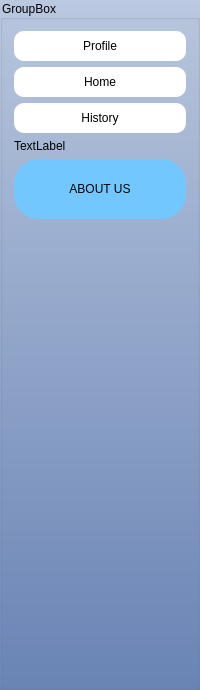
      <widget class="QGroupBox" name="groupBox">
       <property name="styleSheet">
        <string notr="true">QGroupBox
{
	background-color: qlineargradient(spread:pad, x1:0.5, y1:0, x2:0.5, y2:1, stop:0 rgba(186, 200, 224, 255), stop:1 rgba(106, 133, 182, 255));
}</string>
       </property>
       <property name="title">
        <string>GroupBox</string>
       </property>
       <layout class="QGridLayout" name="gridLayout">
        <item row="1" column="0">
         <spacer name="verticalSpacer_3">
          <property name="orientation">
           <enum>Qt::Orientation::Vertical</enum>
          </property>
          <property name="sizeHint" stdset="0">
           <size>
            <width>20</width>
            <height>457</height>
           </size>
          </property>
         </spacer>
        </item>
        <item row="0" column="0">
         <layout class="QGridLayout" name="gridLayout_3">
          <item row="2" column="0">
           <widget class="QPushButton" name="history">
            <property name="minimumSize">
             <size>
              <width>0</width>
              <height>30</height>
             </size>
            </property>
            <property name="styleSheet">
             <string notr="true">QPushButton{
border-radius:10px;
background-color:white;
color: rgb(0,0,0);
}</string>
            </property>
            <property name="text">
             <string>History</string>
            </property>
           </widget>
          </item>
          <item row="1" column="0">
           <widget class="QPushButton" name="home">
            <property name="minimumSize">
             <size>
              <width>0</width>
              <height>30</height>
             </size>
            </property>
            <property name="styleSheet">
             <string notr="true">QPushButton{
border-radius:10px;
background-color:white;
color: rgb(0,0,0);

}</string>
            </property>
            <property name="text">
             <string>Home</string>
            </property>
           </widget>
          </item>
          <item row="4" column="0">
           <widget class="QPushButton" name="settings">
            <property name="minimumSize">
             <size>
              <width>100</width>
              <height>60</height>
             </size>
            </property>
            <property name="styleSheet">
             <string notr="true">QPushButton{
font: 700 11pt &quot;Segoe UI&quot;;
border-radius:25px;
color:black;
background-color: rgb(115, 199, 255);
}</string>
            </property>
            <property name="text">
             <string>ABOUT US</string>
            </property>
           </widget>
          </item>
          <item row="0" column="0">
           <widget class="QPushButton" name="profile">
            <property name="minimumSize">
             <size>
              <width>0</width>
              <height>30</height>
             </size>
            </property>
            <property name="styleSheet">
             <string notr="true">QPushButton{
border-radius:10px;
background-color:white;
color: rgb(0,0,0);

}</string>
            </property>
            <property name="text">
             <string>Profile</string>
            </property>
           </widget>
          </item>
          <item row="3" column="0">
           <widget class="QLabel" name="HistoryWarning">
            <property name="styleSheet">
             <string notr="true">color: rgb(0,0,0);</string>
            </property>
            <property name="text">
             <string>TextLabel</string>
            </property>
           </widget>
          </item>
         </layout>
        </item>
       </layout>
      </widget>
